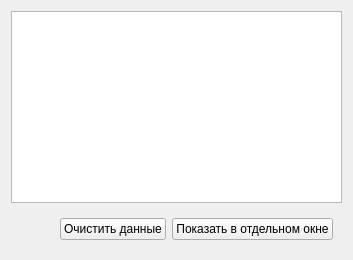
         <widget class="QWidget" name="tab_9">
          <attribute name="title">
           <string>Статистика</string>
          </attribute>
          <layout class="QVBoxLayout" name="verticalLayout_64">
           <item>
            <widget class="QTableView" name="tw_table_stat"/>
           </item>
           <item>
            <widget class="QWidget" name="widget_3" native="true">
             <layout class="QHBoxLayout" name="horizontalLayout_3">
              <item>
               <spacer name="horizontalSpacer">
                <property name="orientation">
                 <enum>Qt::Horizontal</enum>
                </property>
                <property name="sizeHint" stdset="0">
                 <size>
                  <width>40</width>
                  <height>20</height>
                 </size>
                </property>
               </spacer>
              </item>
              <item>
               <widget class="QPushButton" name="btn_clear_stat_data">
                <property name="text">
                 <string>Очистить данные</string>
                </property>
               </widget>
              </item>
              <item>
               <widget class="QPushButton" name="btn_show_stat_in_new_window">
                <property name="text">
                 <string>Показать в отдельном окне</string>
                </property>
               </widget>
              </item>
             </layout>
            </widget>
           </item>
          </layout>
         </widget>
